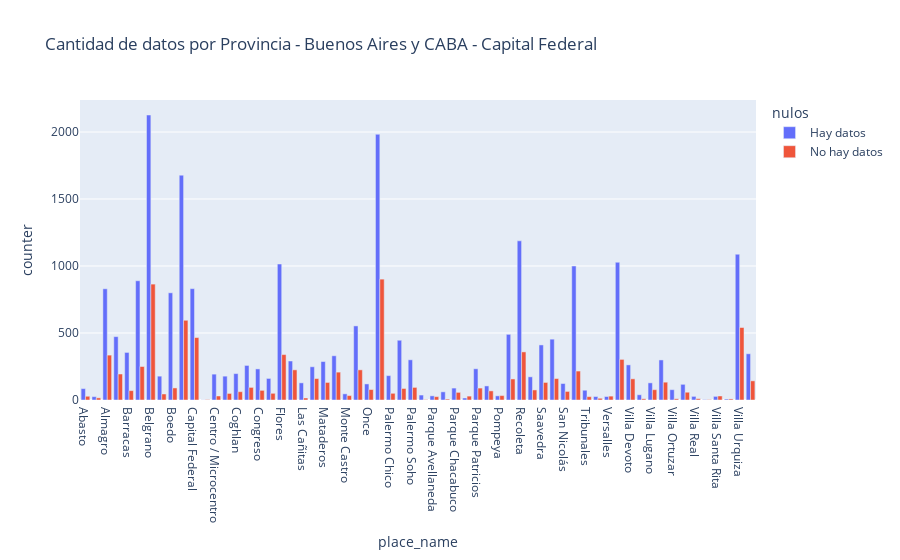

Source (notebook cell):
### Code cell
fig = px.bar(caba_barrios_grupo, x="place_name", y="counter",
             color='nulos', barmode='group',
             height=400, title="Cantidad de datos por Provincia - Buenos Aires y CABA - Capital Federal")
fig.show()

### Figure 1 — Plotly figure (JSON) as saved in the notebook; plotly's stock layout.template omitted (floating-point values rounded to 4 significant figures)
{"data": [{"alignmentgroup": "True", "hovertemplate": "nulos=Hay datos<br>place_name=%{x}<br>counter=%{y}<extra></extra>", "legendgroup": "Hay datos", "marker": {"color": "#636efa"}, "name": "Hay datos", "offsetgroup": "Hay datos", "orientation": "v", "showlegend": true, "textposition": "auto", "type": "bar", "x": ["Abasto", "Agronomía", "Almagro", "Balvanera", "Barracas", "Barrio Norte", "Belgrano", "Boca", "Boedo", "Caballito", "Capital Federal", "Catalinas", "Centro / Microcentro", "Chacarita", "Coghlan", "Colegiales", "Congreso", "Constitución", "Flores", "Floresta", "Las Cañitas", "Liniers", "Mataderos", "Monserrat", "Monte Castro", "Nuñez", "Once", "Palermo", "Palermo Chico", "Palermo Hollywood", "Palermo Soho", "Palermo Viejo", "Parque Avellaneda", "Parque Centenario", "Parque Chacabuco", "Parque Chas", "Parque Patricios", "Paternal", "Pompeya", "Puerto Madero", "Recoleta", "Retiro", "Saavedra", "San Cristobal", "San Nicolás", "San Telmo", "Tribunales", "Velez Sarsfield", "Versalles", "Villa Crespo", "Villa Devoto", "Villa General Mitre", "Villa Lugano", "Villa Luro", "Villa Ortuzar", "Villa Pueyrredón", "Villa Real", "Villa Riachuelo", "Villa Santa Rita", "Villa Soldati", "Villa Urquiza", "Villa del Parque"], "xaxis": "x", "y": [85, 25, 830, 473, 355, 890, 2127, 178, 800, 1678, 831, 1, 193, 178, 197, 258, 232, 161, 1015, 291, 128, 248, 287, 330, 46, 553, 120, 1983, 182, 446, 300, 37, 31, 61, 89, 15, 233, 105, 31, 490, 1188, 173, 411, 454, 123, 1000, 73, 26, 26, 1028, 262, 39, 128, 299, 77, 117, 27, 3, 27, 7, 1088, 345], "yaxis": "y"}, {"alignmentgroup": "True", "hovertemplate": "nulos=No hay datos<br>place_name=%{x}<br>counter=%{y}<extra></extra>", "legendgroup": "No hay datos", "marker": {"color": "#EF553B"}, "name": "No hay datos", "offsetgroup": "No hay datos", "orientation": "v", "showlegend": true, "textposition": "auto", "type": "bar", "x": ["Abasto", "Agronomía", "Almagro", "Balvanera", "Barracas", "Barrio Norte", "Belgrano", "Boca", "Boedo", "Caballito", "Capital Federal", "Catalinas", "Centro / Microcentro", "Chacarita", "Coghlan", "Colegiales", "Congreso", "Constitución", "Flores", "Floresta", "Las Cañitas", "Liniers", "Mataderos", "Monserrat", "Monte Castro", "Nuñez", "Once", "Palermo", "Palermo Chico", "Palermo Hollywood", "Palermo Soho", "Palermo Viejo", "Parque Avellaneda", "Parque Centenario", "Parque Chacabuco", "Parque Chas", "Parque Patricios", "Paternal", "Pompeya", "Puerto Madero", "Recoleta", "Retiro", "Saavedra", "San Cristobal", "San Nicolás", "San Telmo", "Tribunales", "Velez Sarsfield", "Versalles", "Villa Crespo", "Villa Devoto", "Villa General Mitre", "Villa Lugano", "Villa Luro", "Villa Ortuzar", "Villa Pueyrredón", "Villa Real", "Villa Riachuelo", "Villa Santa Rita", "Villa Soldati", "Villa Urquiza", "Villa del Parque"], "xaxis": "x", "y": [28, 16, 335, 194, 70, 250, 865, 45, 90, 595, 466, 3, 30, 49, 62, 94, 72, 50, 339, 225, 15, 160, 131, 208, 33, 225, 78, 902, 50, 86, 94, 3, 25, 7, 57, 29, 89, 68, 33, 157, 359, 75, 131, 160, 64, 216, 25, 13, 29, 303, 158, 9, 77, 133, 9, 58, 10, 3, 30, 8, 541, 143], "yaxis": "y"}], "layout": {"autosize": true, "barmode": "group", "legend": {"title": {"text": "nulos"}, "tracegroupgap": 0}, "title": {"text": "Cantidad de datos por Provincia - Buenos Aires y CABA - Capital Federal"}, "xaxis": {"anchor": "y", "autorange": true, "domain": [0, 1], "range": [-0.5, 61.5], "title": {"text": "place_name"}, "type": "category"}, "yaxis": {"anchor": "x", "autorange": true, "domain": [0, 1], "range": [0, 2239.0], "title": {"text": "counter"}, "type": "linear"}}}
